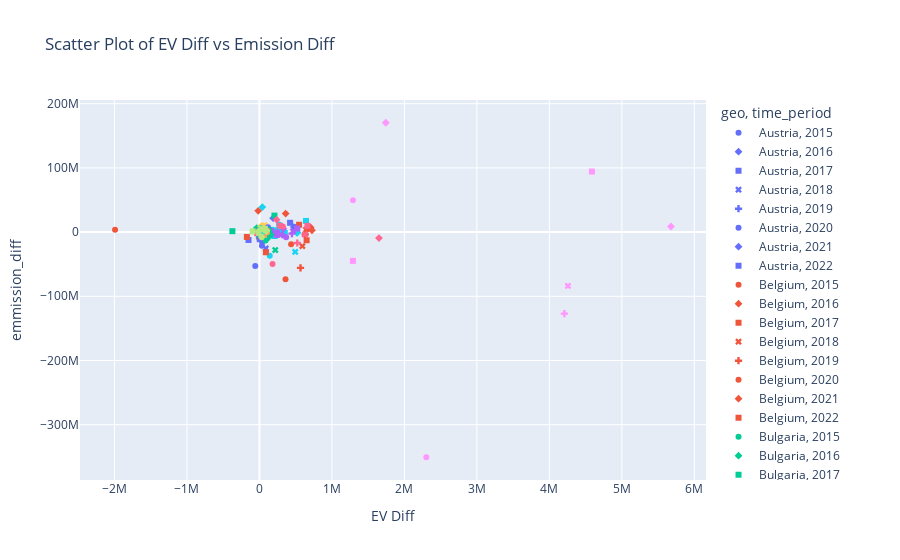

The cell this chart's notebook holds for it:
### Code cell
fig = px.scatter(
    df_cleaned,
    x='ev_diff',
    y='emmission_diff',
    color='geo',
    symbol='time_period',
    labels={'ev_diff': 'EV Diff', 'emission_diff': 'Emission Diff'},
    #trendline='ols',
    title="Scatter Plot of EV Diff vs Emission Diff",
    trendline_scope='overall'
)

fig.show()
